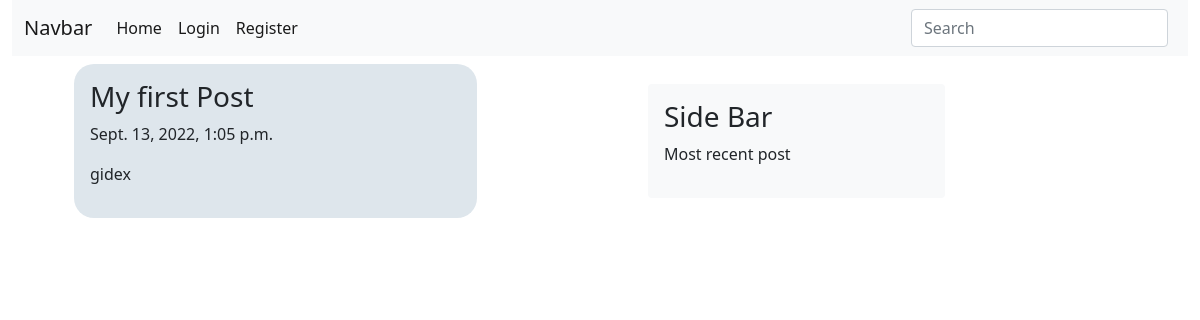
The page /details/1 on the database its author committed.
### my_app/models.py (models this page shows, shortened)
class Post(models.Model):
    title = models.CharField(max_length=50, default='My title')
    body = models.TextField()
    date_created = models.DateTimeField(default = timezone.now)
    owner = models.ForeignKey(User, on_delete=models.CASCADE)

### my_app/views.py (the view)
# urls.py: path('details/<int:pk>', views.post_detail, name='post-detail'),
def post_detail(request, pk):
    the_post = Post.objects.filter(id=pk).first()
    return render(request, 'my_app/post-detail.html', {'post': the_post})

### my_app/templates/my_app/post-detail.html (shortened to what this page needs)
{% extends 'my_app/base.html' %}
{% block main-content %}
<div class="container">
    <div class="row">
        <div class="col-10 ">
            <div class=" m-1 p-3 mb-2" style="border-radius: 20px; background-color: #dee6ec;">
                <h3> {{post.title}}</h3>
                <p>{{post.date_created}}</p>
                <p>{{post.owner.username}}</p>
            </div>
        </div>
    </div>
</div>
{% endblock main-content %}
{% block side-content %}
    <div class="bg-light col-10 m-4 p-3 mb-2 rounded">
        <h3>Side Bar</h3>
        <p>Most recent post</p>
    </div>
{% endblock side-content %}

### rows shown on the page
Post: title "My first Post", date_created "Sept. 13, 2022, 1:05 p.m.", owner.username "gidex"
